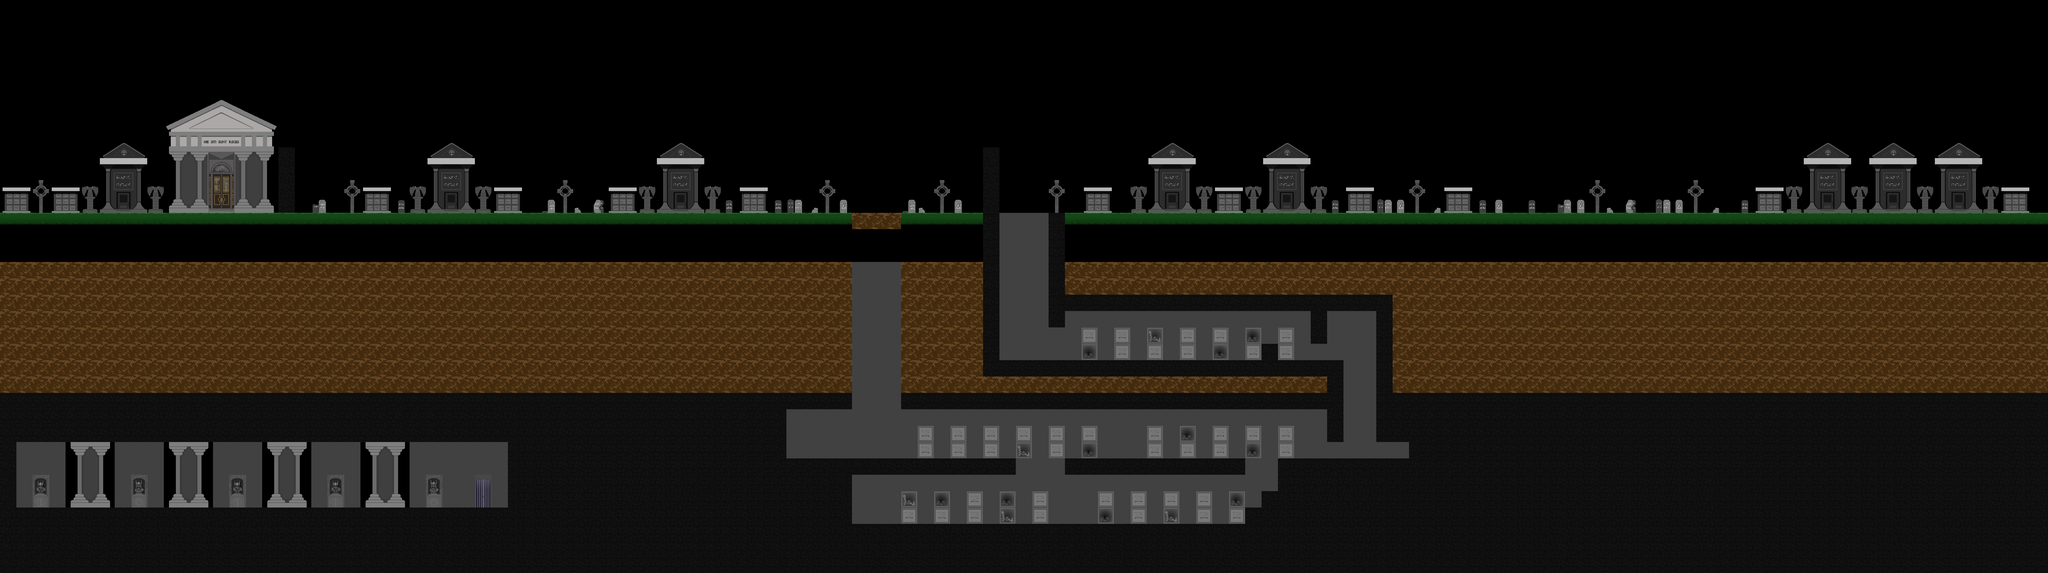

This is a level from a 2D game, rendered from its Tiled map with the project's own tilesets. A one-line summary and the map file follow, with tile-layer data summarised:
An orthogonal 125x35 tile map with 64x64 px tiles, 2 tile layers (derriere, solides), 1 hidden layer not drawn and 102 objects (escalier, checkPoint4, checkPoint3, checkPoint1, checkPoint2, ...).

<map version="1.4" tiledversion="1.4.3" orientation="orthogonal" renderorder="right-down" width="125" height="35" tilewidth="64" tileheight="64" infinite="0" nextlayerid="37" nextobjectid="159">
 <tileset firstgid="1" name="tableauTiledTilesetCimetiere2" tilewidth="64" tileheight="64" tilecount="168" columns="21">
  <image source="tableauTiledTilesetCimetiere2.png" width="1344" height="512" />
  <tile id="0">
   <properties>
    <property name="collides" type="bool" value="true" />
   </properties>
  </tile>
  <tile id="1">
   <properties>
    <property name="collides" type="bool" value="false" />
   </properties>
  </tile>
  <tile id="2">
   <properties>
    <property name="collides" type="bool" value="false" />
   </properties>
  </tile>
  <tile id="3">
   <properties>
    <property name="collides" type="bool" value="false" />
   </properties>
  </tile>
  <tile id="4">
   <properties>
    <property name="collides" type="bool" value="false" />
   </properties>
  </tile>
  <tile id="5">
   <properties>
    <property name="collides" type="bool" value="true" />
   </properties>
  </tile>
  <tile id="6">
   <properties>
    <property name="collides" type="bool" value="true" />
   </properties>
  </tile>
  <tile id="7">
   <properties>
    <property name="collides" type="bool" value="false" />
   </properties>
  </tile>
  <tile id="8">
   <properties>
    <property name="collides" type="bool" value="false" />
   </properties>
  </tile>
  <tile id="9">
   <properties>
    <property name="collides" type="bool" value="false" />
   </properties>
  </tile>
  <tile id="10">
   <properties>
    <property name="collides" type="bool" value="true" />
   </properties>
  </tile>
  <tile id="11">
   <properties>
    <property name="collides" type="bool" value="true" />
   </properties>
  </tile>
  <tile id="12">
   <properties>
    <property name="collides" type="bool" value="false" />
   </properties>
  </tile>
  <tile id="13">
   <properties>
    <property name="collides" type="bool" value="false" />
   </properties>
  </tile>
  <tile id="14">
   <properties>
    <property name="collides" type="bool" value="false" />
   </properties>
  </tile>
  <tile id="15">
   <properties>
    <property name="collides" type="bool" value="false" />
   </properties>
  </tile>
  <tile id="16">
   <properties>
    <property name="collides" type="bool" value="false" />
   </properties>
  </tile>
  <tile id="17">
   <properties>
    <property name="collides" type="bool" value="false" />
   </properties>
  </tile>
  <tile id="18">
   <properties>
    <property name="collides" type="bool" value="false" />
   </properties>
  </tile>
  <tile id="21">
   <properties>
    <property name="collides" type="bool" value="false" />
   </properties>
  </tile>
  <tile id="22">
   <properties>
    <property name="collides" type="bool" value="false" />
   </properties>
  </tile>
  <tile id="23">
   <properties>
    <property name="collides" type="bool" value="false" />
   </properties>
  </tile>
  <tile id="24">
   <properties>
    <property name="collides" type="bool" value="false" />
   </properties>
  </tile>
  <tile id="25">
   <properties>
    <property name="collides" type="bool" value="false" />
   </properties>
  </tile>
  <tile id="26">
   <properties>
    <property name="collides" type="bool" value="false" />
   </properties>
  </tile>
  <tile id="27">
   <properties>
    <property name="collides" type="bool" value="false" />
   </properties>
  </tile>
  <tile id="28">
   <properties>
    <property name="collides" type="bool" value="false" />
   </properties>
  </tile>
  <tile id="29">
   <properties>
    <property name="collides" type="bool" value="false" />
   </properties>
  </tile>
  <tile id="30">
   <properties>
    <property name="collides" type="bool" value="false" />
   </properties>
  </tile>
  <tile id="31">
   <properties>
    <property name="collides" type="bool" value="true" />
   </properties>
  </tile>
  <tile id="32">
   <properties>
    <property name="collides" type="bool" value="true" />
   </properties>
  </tile>
  <tile id="33">
   <properties>
    <property name="collides" type="bool" value="false" />
   </properties>
  </tile>
  <tile id="34">
   <properties>
    <property name="collides" type="bool" value="false" />
   </properties>
  </tile>
  <tile id="35">
   <properties>
    <property name="collides" type="bool" value="false" />
   </properties>
  </tile>
  <tile id="36">
   <properties>
    <property name="collides" type="bool" value="false" />
   </properties>
  </tile>
  <tile id="37">
   <properties>
    <property name="collides" type="bool" value="false" />
   </properties>
  </tile>
  <tile id="38">
   <properties>
    <property name="collides" type="bool" value="false" />
   </properties>
  </tile>
  <tile id="39">
   <properties>
    <property name="collides" type="bool" value="false" />
   </properties>
  </tile>
  <tile id="42">
   <properties>
    <property name="collides" type="bool" value="false" />
   </properties>
  </tile>
  <tile id="43">
   <properties>
    <property name="collides" type="bool" value="false" />
   </properties>
  </tile>
  <tile id="44">
   <properties>
    <property name="collides" type="bool" value="false" />
   </properties>
  </tile>
  <tile id="45">
   <properties>
    <property name="collides" type="bool" value="false" />
   </properties>
  </tile>
  <tile id="46">
   <properties>
    <property name="collides" type="bool" value="false" />
   </properties>
  </tile>
  <tile id="47">
   <properties>
    <property name="collides" type="bool" value="true" />
   </properties>
  </tile>
  <tile id="48">
   <properties>
    <property name="collides" type="bool" value="false" />
   </properties>
  </tile>
  <tile id="49">
   <properties>
    <property name="collides" type="bool" value="false" />
   </properties>
  </tile>
  <tile id="50">
   <properties>
    <property name="collides" type="bool" value="false" />
   </properties>
  </tile>
  <tile id="51">
   <properties>
    <property name="collides" type="bool" value="false" />
   </properties>
  </tile>
  <tile id="52">
   <properties>
    <property name="collides" type="bool" value="false" />
   </properties>
  </tile>
  <tile id="53">
   <properties>
    <property name="collides" type="bool" value="false" />
   </properties>
  </tile>
  <tile id="54">
   <properties>
    <property name="collides" type="bool" value="false" />
   </properties>
  </tile>
  <tile id="55">
   <properties>
    <property name="collides" type="bool" value="false" />
   </properties>
  </tile>
  <tile id="56">
   <properties>
    <property name="collides" type="bool" value="false" />
   </properties>
  </tile>
  <tile id="57">
   <properties>
    <property name="collides" type="bool" value="false" />
   </properties>
  </tile>
  <tile id="58">
   <properties>
    <property name="collides" type="bool" value="false" />
   </properties>
  </tile>
  <tile id="59">
   <properties>
    <property name="collides" type="bool" value="false" />
   </properties>
  </tile>
  <tile id="60">
   <properties>
    <property name="collides" type="bool" value="false" />
   </properties>
  </tile>
  <tile id="63">
   <properties>
    <property name="collides" type="bool" value="false" />
   </properties>
  </tile>
  <tile id="64">
   <properties>
    <property name="collides" type="bool" value="false" />
   </properties>
  </tile>
  <tile id="65">
   <properties>
    <property name="collides" type="bool" value="false" />
   </properties>
  </tile>
  <tile id="66">
   <properties>
    <property name="collides" type="bool" value="false" />
   </properties>
  </tile>
  <tile id="67">
   <properties>
    <property name="collides" type="bool" value="false" />
   </properties>
  </tile>
  <tile id="68">
   <properties>
    <property name="collides" type="bool" value="true" />
   </properties>
  </tile>
  <tile id="69">
   <properties>
    <property name="collides" type="bool" value="true" />
   </properties>
  </tile>
  <tile id="70">
   <properties>
    <property name="collides" type="bool" value="true" />
   </properties>
  </tile>
  <tile id="71">
   <properties>
    <property name="collides" type="bool" value="true" />
   </properties>
  </tile>
  <tile id="72">
   <properties>
    <property name="collides" type="bool" value="true" />
   </properties>
  </tile>
  <tile id="73">
   <properties>
    <property name="collides" type="bool" value="true" />
   </properties>
  </tile>
  <tile id="74">
   <properties>
    <property name="collides" type="bool" value="false" />
   </properties>
  </tile>
  <tile id="75">
   <properties>
    <property name="collides" type="bool" value="false" />
   </properties>
  </tile>
  <tile id="76">
   <properties>
    <property name="collides" type="bool" value="false" />
   </properties>
  </tile>
  <tile id="77">
   <properties>
    <property name="collides" type="bool" value="false" />
   </properties>
  </tile>
  <tile id="78">
   <properties>
    <property name="collides" type="bool" value="false" />
   </properties>
  </tile>
  <tile id="79">
   <properties>
    <property name="collides" type="bool" value="false" />
   </properties>
  </tile>
  <tile id="80">
   <properties>
    <property name="collides" type="bool" value="false" />
   </properties>
  </tile>
  <tile id="81">
   <properties>
    <property name="collides" type="bool" value="false" />
   </properties>
  </tile>
  <tile id="84">
   <properties>
    <property name="collides" type="bool" value="false" />
   </properties>
  </tile>
  <tile id="85">
   <properties>
    <property name="collides" type="bool" value="false" />
   </properties>
  </tile>
  <tile id="86">
   <properties>
    <property name="collides" type="bool" value="false" />
   </properties>
  </tile>
  <tile id="87">
   <properties>
    <property name="collides" type="bool" value="false" />
   </properties>
  </tile>
  <tile id="88">
   <properties>
    <property name="collides" type="bool" value="false" />
   </properties>
  </tile>
  <tile id="89">
   <properties>
    <property name="collides" type="bool" value="false" />
   </properties>
  </tile>
  <tile id="90">
   <properties>
    <property name="collides" type="bool" value="true" />
   </properties>
  </tile>
  <tile id="91">
   <properties>
    <property name="collides" type="bool" value="true" />
   </properties>
  </tile>
  <tile id="92">
   <properties>
    <property name="collides" type="bool" value="true" />
   </properties>
  </tile>
  <tile id="93">
   <properties>
    <property name="collides" type="bool" value="true" />
   </properties>
  </tile>
  <tile id="94">
   <properties>
    <property name="collides" type="bool" value="true" />
   </properties>
  </tile>
  <tile id="95">
   <properties>
    <property name="collides" type="bool" value="false" />
   </properties>
  </tile>
  <tile id="96">
   <properties>
    <property name="collides" type="bool" value="false" />
   </properties>
  </tile>
  <tile id="97">
   <properties>
    <property name="collides" type="bool" value="false" />
   </properties>
  </tile>
  <tile id="98">
   <properties>
    <property name="collides" type="bool" value="false" />
   </properties>
  </tile>
  <tile id="99">
   <properties>
    <property name="collides" type="bool" value="false" />
   </properties>
  </tile>
  <tile id="100">
   <properties>
    <property name="collides" type="bool" value="false" />
   </properties>
  </tile>
  <tile id="101">
   <properties>
    <property name="collides" type="bool" value="false" />
   </properties>
  </tile>
  <tile id="102">
   <properties>
    <property name="collides" type="bool" value="false" />
   </properties>
  </tile>
  <tile id="105">
   <properties>
    <property name="collides" type="bool" value="false" />
   </properties>
  </tile>
  <tile id="106">
   <properties>
    <property name="collides" type="bool" value="false" />
   </properties>
  </tile>
  <tile id="107">
   <properties>
    <property name="collides" type="bool" value="false" />
   </properties>
  </tile>
  <tile id="108">
   <properties>
    <property name="collides" type="bool" value="false" />
   </properties>
  </tile>
  <tile id="109">
   <properties>
    <property name="collides" type="bool" value="false" />
   </properties>
  </tile>
  <tile id="110">
   <properties>
    <property name="collides" type="bool" value="false" />
   </properties>
  </tile>
  <tile id="111">
   <properties>
    <property name="collides" type="bool" value="false" />
   </properties>
  </tile>
  <tile id="112">
   <properties>
    <property name="collides" type="bool" value="false" />
   </properties>
  </tile>
  <tile id="113">
   <properties>
    <property name="collides" type="bool" value="false" />
   </properties>
  </tile>
  <tile id="114">
   <properties>
    <property name="collides" type="bool" value="false" />
   </properties>
  </tile>
  <tile id="115">
   <properties>
    <property name="collides" type="bool" value="false" />
   </properties>
  </tile>
  <tile id="116">
   <properties>
    <property name="collides" type="bool" value="false" />
   </properties>
  </tile>
  <tile id="117">
   <properties>
    <property name="collides" type="bool" value="false" />
   </properties>
  </tile>
  <tile id="118">
   <properties>
    <property name="collides" type="bool" value="false" />
   </properties>
  </tile>
  <tile id="119">
   <properties>
    <property name="collides" type="bool" value="false" />
   </properties>
  </tile>
  <tile id="120">
   <properties>
    <property name="collides" type="bool" value="false" />
   </properties>
  </tile>
  <tile id="121">
   <properties>
    <property name="collides" type="bool" value="false" />
   </properties>
  </tile>
  <tile id="122">
   <properties>
    <property name="collides" type="bool" value="false" />
   </properties>
  </tile>
  <tile id="123">
   <properties>
    <property name="collides" type="bool" value="false" />
   </properties>
  </tile>
  <tile id="126">
   <properties>
    <property name="collides" type="bool" value="false" />
   </properties>
  </tile>
  <tile id="127">
   <properties>
    <property name="collides" type="bool" value="false" />
   </properties>
  </tile>
  <tile id="128">
   <properties>
    <property name="collides" type="bool" value="false" />
   </properties>
  </tile>
  <tile id="129">
   <properties>
    <property name="collides" type="bool" value="false" />
   </properties>
  </tile>
  <tile id="130">
   <properties>
    <property name="collides" type="bool" value="false" />
   </properties>
  </tile>
  <tile id="131">
   <properties>
    <property name="collides" type="bool" value="false" />
   </properties>
  </tile>
  <tile id="132">
   <properties>
    <property name="collides" type="bool" value="false" />
   </properties>
  </tile>
  <tile id="133">
   <properties>
    <property name="collides" type="bool" value="false" />
   </properties>
  </tile>
  <tile id="134">
   <properties>
    <property name="collides" type="bool" value="false" />
   </properties>
  </tile>
  <tile id="135">
   <properties>
    <property name="collides" type="bool" value="false" />
   </properties>
  </tile>
  <tile id="136">
   <properties>
    <property name="collides" type="bool" value="false" />
   </properties>
  </tile>
  <tile id="137">
   <properties>
    <property name="collides" type="bool" value="false" />
   </properties>
  </tile>
  <tile id="138">
   <properties>
    <property name="collides" type="bool" value="false" />
   </properties>
  </tile>
  <tile id="139">
   <properties>
    <property name="collides" type="bool" value="false" />
   </properties>
  </tile>
  <tile id="140">
   <properties>
    <property name="collides" type="bool" value="false" />
   </properties>
  </tile>
  <tile id="141">
   <properties>
    <property name="collides" type="bool" value="false" />
   </properties>
  </tile>
  <tile id="142">
   <properties>
    <property name="collides" type="bool" value="false" />
   </properties>
  </tile>
  <tile id="143">
   <properties>
    <property name="collides" type="bool" value="false" />
   </properties>
  </tile>
  <tile id="144">
   <properties>
    <property name="collides" type="bool" value="false" />
   </properties>
  </tile>
 </tileset>
 <layer id="3" name="devant" width="125" height="35" visible="0">
  <data>[4375 cells, 0 non-empty, 0 distinct tile ids]</data>
 </layer>
 <layer id="2" name="derriere" width="125" height="35">
  <data>[4375 cells, 2748 non-empty, 90 distinct tile ids]</data>
 </layer>
 <layer id="1" name="solides" width="125" height="35">
  <properties>
   <property name="collides" type="bool" value="false" />
  </properties>
  <data>[4375 cells, 397 non-empty, 4 distinct tile ids]</data>
 </layer>
 <objectgroup id="17" name="escaliers">
  <object id="108" name="escalier" gid="69" x="1856" y="1984" width="64" height="64" />
 </objectgroup>
 <objectgroup id="4" name="stars">
  <object id="16" gid="70" x="576" y="1984" width="64" height="64" />
  <object id="19" gid="70" x="832" y="512" width="64" height="64" />
  <object id="22" gid="70" x="1439.5" y="823.5" width="64" height="64" />
  <object id="24" gid="70" x="2398.5" y="815" width="64" height="64" />
  <object id="27" gid="70" x="34" y="822" width="64" height="64" />
  <object id="28" gid="70" x="4766" y="822" width="64" height="64" />
  <object id="29" gid="70" x="5670" y="822" width="64" height="64" />
  <object id="30" gid="70" x="7842" y="820" width="64" height="64" />
  <object id="31" gid="70" x="1952" y="824" width="64" height="64" />
  <object id="32" gid="70" x="2912" y="818" width="64" height="64" />
  <object id="38" gid="70" x="4544" y="2048" width="64" height="64" />
  <object id="39" gid="70" x="4288" y="2048" width="64" height="64" />
  <object id="40" gid="70" x="3904" y="2048" width="64" height="64" />
  <object id="41" gid="70" x="3968" y="1792" width="64" height="64" />
  </objectgroup>
 <objectgroup id="5" name="checkPoints">
  <!-- 4 objects omitted --></objectgroup>
 <objectgroup id="6" name="flyingMonsters">
  <!-- 4 objects omitted --></objectgroup>
 <objectgroup id="7" name="zombies">
  <!-- 7 objects omitted --></objectgroup>
 <objectgroup id="20" name="bougies">
  <!-- 3 objects omitted --></objectgroup>
 <objectgroup id="32" name="bougies1">
  <!-- 2 objects omitted --></objectgroup>
 <objectgroup id="33" name="bougies2">
  <!-- 2 objects omitted --></objectgroup>
 <objectgroup id="34" name="bougies3">
  <!-- 2 objects omitted --></objectgroup>
 <objectgroup id="8" name="torches">
  <!-- 4 objects omitted --></objectgroup>
 <objectgroup id="21" name="torches1">
  <!-- 4 objects omitted --></objectgroup>
 <objectgroup id="22" name="torches2">
  <!-- 3 objects omitted --></objectgroup>
 <objectgroup id="23" name="torches3">
  <!-- 2 objects omitted --></objectgroup>
 <objectgroup id="24" name="torches4">
  <!-- 1 objects omitted --></objectgroup>
 <objectgroup id="25" name="torches5">
  <!-- 1 objects omitted --></objectgroup>
 <objectgroup id="26" name="torches6">
  <!-- 1 objects omitted --></objectgroup>
 <objectgroup id="28" name="torches7">
  <!-- 1 objects omitted --></objectgroup>
 <objectgroup id="29" name="torches8">
  <!-- 1 objects omitted --></objectgroup>
 <objectgroup id="9" name="aurore" />
 <objectgroup id="16" name="rocheQuiRoule">
  <!-- 2 objects omitted --></objectgroup>
 <objectgroup id="10" name="vase">
  <!-- 12 objects omitted --></objectgroup>
 <objectgroup id="18" name="solFragilePierre">
  <!-- 3 objects omitted --></objectgroup>
 <objectgroup id="15" name="solFragile">
  <!-- 3 objects omitted --></objectgroup>
 <objectgroup id="11" name="bossSpectre">
  <!-- 1 objects omitted --></objectgroup>
 <objectgroup id="12" name="sacdos" />
 <objectgroup id="13" name="spectres" />
 <objectgroup id="14" name="squelettes">
  <!-- 11 objects omitted --></objectgroup>
</map>
<!-- 87 of 102 objects omitted -->
